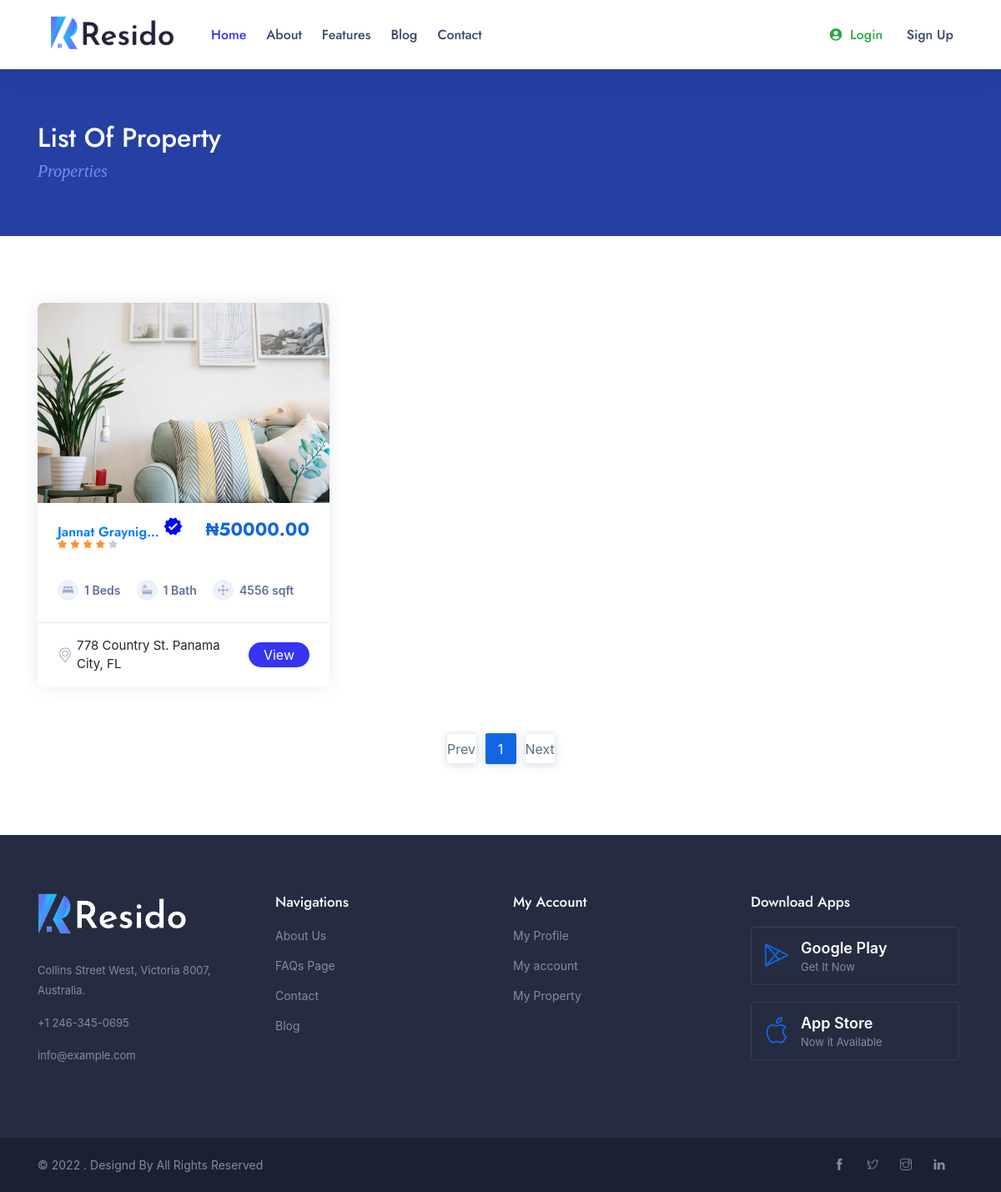
Page /property_List on the committed database.
### real/models.py (models this page shows, shortened)
class Listing(models.Model):
    listing_user = models.ForeignKey(CustomUser, related_name='listing_user' ,on_delete=models.CASCADE)
    title = models.CharField(max_length=225)
    status = models.CharField(max_length=225)
    property_type = models.CharField(max_length=225)
    price = models.DecimalField(max_digits=10 ,decimal_places=2)
    area = models.CharField(max_length=225)
    bedrooms = models.CharField(max_length=225)
    bathrooms = models.CharField(max_length=225)
    address = models.CharField(max_length=225)
    city = models.CharField(max_length=100)
    state = models.CharField(max_length=100)
    zipcode = models.CharField(max_length=100)
    description = models.TextField()
    building_Age = models.CharField(max_length=225 ,blank=True, null=True)
    garage = models.CharField(default=0,max_length=225 ,blank=True, null=True)
    Rooms = models.CharField(max_length=225 ,blank=True, null=True)
    sqft = models.CharField(max_length=225)
    image = models.FileField(upload_to='images/photos')
    photo_1 = models.ImageField(upload_to='images/photos', blank=True, null=True)
    photo_2 = models.ImageField(upload_to='images/photos', blank=True, null=True)
    photo_3 = models.ImageField(upload_to='images/photos', blank=True, null=True)
    contact_name = models.CharField(max_length=100)
    contact_email = models.CharField(max_length=225)
    contact_phone = models.CharField(max_length=100, blank=True , null=True, unique=True)
    list_date = models.DateTimeField(default=datetime.now, blank=True)
    is_published = models.BooleanField(default=True)
    slug = models.SlugField(default='', null=True, blank=True)

### real/views.py (the view)
# urls.py: path('property_List', ProperityView, name='propertyview'),
def ProperityView(request):
    pro_view = Listing.objects.all()
    page = request.GET.get('page')
    paginator = Paginator(pro_view, 3)
    try:
        pro_view = paginator.page(page)
    except PageNotAnInteger:
        pro_view = paginator.page(1)
    except EmptyPage:
        pro_view = paginator.page(paginator.num_pages)
    content = {'pro_view':pro_view, 'page':page,}
    return render(request, 'property-view.html', content)

### template/property-view.html (shortened to what this page needs)
{%  extends 'include/base.html' %}
{%  load static %}
{%  block body %}
			<div class="page-title">
				<div class="container">
					<div class="row">
						<div class="col-lg-12 col-md-12">
							<h2 class="ipt-title">List of Property</h2>
							<span class="ipn-subtitle">Properties</span>
						</div>
					</div>
				</div>
			</div>
			<section>
				<div class="container">
					<div class="row">
						{%  for i in  pro_view %}
						<div class="col-lg-4 col-md-6 col-sm-12">
							<div class="property-listing property-2">
								<div class="listing-img-wrapper">
									<div class="list-img-slide">
										<div class="click">
											<div><a href="{%  url 'index:property_details'  i.slug %}"><img src="{{ i.image.url  }}" class="img-fluid mx-auto" alt="" /></a></div>
										</div>
									</div>
								</div>
								<div class="listing-detail-wrapper">
									<div class="listing-short-detail-wrap">
										<div class="listing-short-detail">
											<h4 class="listing-name verified">
												<a href="{%  url 'index:property_details'  i.slug %}">{{ i.title|truncatechars:15 }}
													{% if i.listing_user.agent.is_approve %}
														<span class="material-icons-sharp" style="color:blue;">verified</span>
														{% else %}
														<h4></h4>
													{% endif %}
											    </a>
											</h4>
											<div class="property-reviews">
												<i class="fas fa-star filled"></i>
												<i class="fas fa-star filled"></i>
												<i class="fas fa-star filled"></i>
												<i class="fas fa-star filled"></i>
												<i class="fas fa-star"></i>
											</div>
										</div>
										<div class="listing-short-detail-flex">
											<h6 class="listing-card-info-price">&#8358;{{  i.price }}</h6>
										</div>
									</div>
								</div>
								<div class="price-features-wrapper">
									<div class="list-fx-features">
										<div class="listing-card-info-icon">
											<div class="inc-fleat-icon"><img src="{%  static 'assets/img/bed.svg' %}" width="13" alt="" /></div>{{ i.bedrooms }} Beds
										</div>
										<div class="listing-card-info-icon">
											<div class="inc-fleat-icon"><img src="{%  static 'assets/img/bathtub.svg' %}" width="13" alt="" /></div>{{ i.bathrooms }} Bath
										</div>
										<div class="listing-card-info-icon">
											<div class="inc-fleat-icon"><img src="{%  static 'assets/img/move.svg' %}" width="13" alt="" /></div>{{ i.sqft }} sqft
										</div>
									</div>
								</div>
								<div class="listing-detail-footer">
									<div class="footer-first">
										<div class="foot-location"><img src="/static/assets/img/pin.svg" width="18" alt="" />{{ i.address }}</div>
									</div>
									<div class="footer-flex">
										<a href="{%  url 'index:property_details'  i.slug %}" class="prt-view">View</a>
									</div>
								</div>
							</div>
						</div>
						{%  endfor %}
					</div>
					<div class="row">
						<div class="col-lg-12 col-md-12 col-sm-12 ">
							<ul class="pagination p-center justify-content-center">
								<li class="page-item">
									{% if  pro_view.has_previous %}
									<a class="page-link" href="?page={{  pro_view.previous_page_number }}" aria-label="Previous">
										<span class="ti-arrow-left"></span>
									</a>
								    {% else %}
									<span class="sr-only">Prev</span>
									{% endif %}
								</li>
								{% for i in  pro_view.paginator.page_range %}
									{% if  pro_view.number == i %}
										<li class="page-item active"><a class="page-link" href="#">{{ i }}</a></li>
									{% else %}
										<li class="page-item "><a class="page-link" href="?page={{ i }}">{{ i }}</a></li>
									{% endif %}
								{% endfor %}
								<li class="page-item">
									{% if  pro_view.has_next %}
								  <a class="page-link" href="?page={{  pro_view.next_page_number }}" aria-label="Next">
									<span class="ti-arrow-right"></span>
								  </a>
								  {% else %}
								  <span class="sr-only">Next</span>
								</li>
								{% endif %}
							</ul>
						</div>
					</div>
				</div>
			</section>
{%  endblock %}

### static/assets/css/colors.css (style rules this page uses)
.blue-skin .theme-bg,.blue-skin .property-search-type label:hover, .blue-skin .property-search-type label.active, .blue-skin li.login-attri.theme-log a, .blue-skin .range-slider .ui-slider .ui-slider-handle, .blue-skin .range-slider .ui-widget-header, .blue-skin .pricing-bottom .btn-pricing:hover, .blue-skin .pricing-bottom .btn-pricing:focus .blue-skin .select2-container--default .select2-results__option--highlighted[aria-selected], .blue-skin .pagination li:first-child a, .blue-skin .btn.btn-theme, .blue-skin .btn.btn-theme:hover, .blue-skin .btn.btn-theme:focus, .blue-skin .btn.search-btn, .blue-skin .btn-theme-2:hover, .blue-skin .btn-theme-2:focus, .blue-skin .btn-outline-theme:hover, .blue-skin .btn-outline-theme:focus, .blue-skin .btn.search-btn, .blue-skin .simple-search-wrap .pk-input-group .pk-subscribe-submit, .blue-skin .btn.search-btn-outline:hover, .blue-skin .btn.search-btn-outline:focus, .blue-skin .property-listing.property-1 .listing-detail-btn .more-btn, .blue-skin .home-slider-desc .read-more, .blue-skin .nav-tabs .nav-item.show .nav-link, .blue-skin .nav-tabs .nav-link.active, .blue-skin .checkbox-custom:checked + .checkbox-custom-label:before, .blue-skin .radio-custom:checked + .radio-custom-label:before, .blue-skin .btn.pop-login, .blue-skin .single-widgets.widget_search form button, .blue-skin .single-widgets.widget_tags ul li a:hover, .blue-skin .single-widgets.widget_tags ul li a:focus, .blue-skin .pagination>.active>a, .blue-skin .pagination>.active>a:focus, .blue-skin .pagination>.active>a:hover, .blue-skin .pagination>.active>span, .blue-skin .pagination>.active>span:focus, .blue-skin .pagination>.active>span:hover, .blue-skin .pagination>li>a:focus, .blue-skin .pagination>li>a:hover { background-color:#1266e3; background:#1266e3; }
.blue-skin a.link:hover, .blue-skin a.link:focus, .blue-skin a:hover, a:focus, .blue-skin .theme-cl, .blue-skin .btn.btn-theme-light, .blue-skin .bl-continue, .blue-skin .header-dark-transparent.header-fixed .attributes li.submit-attri a, .blue-skin nav .menu li a.active, .blue-skin nav .menu li.dropdown.open > a, .blue-skin nav .menu .mg-menu li a i, .blue-skin nav .menu li a:hover, .blue-skin .recommended .pr-value, .blue-skin .btn-outline-theme, .blue-skin .attributes li.submit-attri.theme-log a, .blue-skin .btn.search-btn-outline, .blue-skin .dw-proprty-info li, .blue-skin .ps-trep .ps-type, .blue-skin .d-navigation ul li.active a, .blue-skin span.mod-close, .blue-skin .blog-page .blog-details blockquote .icon, .blue-skin .single-post-pagination .post-pagination-center-grid a, .blue-skin .blog-page .blog-details .comment-area .all-comments article .comment-details .comment-meta .comment-left-meta .comment-date, .blue-skin .cn-info-icon i, .blue-skin .client-info h5, .blue-skin .listing-card-info-price { color:#1266e3; }
.blue-skin .pagination>.active>a, .blue-skin .pagination>.active>a:focus, .blue-skin .pagination>.active>a:hover, .blue-skin .pagination>.active>span, .blue-skin .pagination>.active>span:focus, .blue-skin .pagination>.active>span:hover, .blue-skin .pagination>li>a:focus, .blue-skin .pagination>li>a:hover, .blue-skin .pagination li:first-child a, .blue-skin .range-slider .ui-slider .ui-slider-handle, .blue-skin .attributes li.submit-attri.theme-log a, .blue-skin .header-dark-transparent.header-fixed .attributes li.submit-attri a, .blue-skin .btn.btn-theme, .blue-skin .btn-theme-2:hover, .blue-skin .btn-theme-2:focus, .blue-skin .btn.btn-theme:hover, .blue-skin .btn.btn-theme:focus, .blue-skin .btn-outline-theme:hover, .blue-skin .btn-outline-theme:focus, .blue-skin .btn-outline-theme, .blue-skin .simple-search-wrap .pk-input-group .pk-subscribe-submit, .blue-skin .btn.search-btn-outline, .blue-skin .btn.search-btn-outline:hover, .blue-skin .btn.search-btn-outline:focus, .blue-skin .property-listing.property-1 .listing-detail-btn .more-btn, .blue-skin .nav-tabs .nav-item.show .nav-link, .blue-skin .nav-tabs .nav-link.active, .blue-skin .btn.pop-login, .blue-skin .single-widgets.widget_tags ul li a:hover, .blue-skin .single-widgets.widget_tags ul li a:focus { border-color:#1266e3; }

### rows in the picture
Listing: image (picture), title "Jannat Graynig…", price "50000.00", bedrooms "1", bathrooms "1", sqft "4556", address "778 Country St. Panama City, FL"

### other values in the picture
{{ i }} "1"
